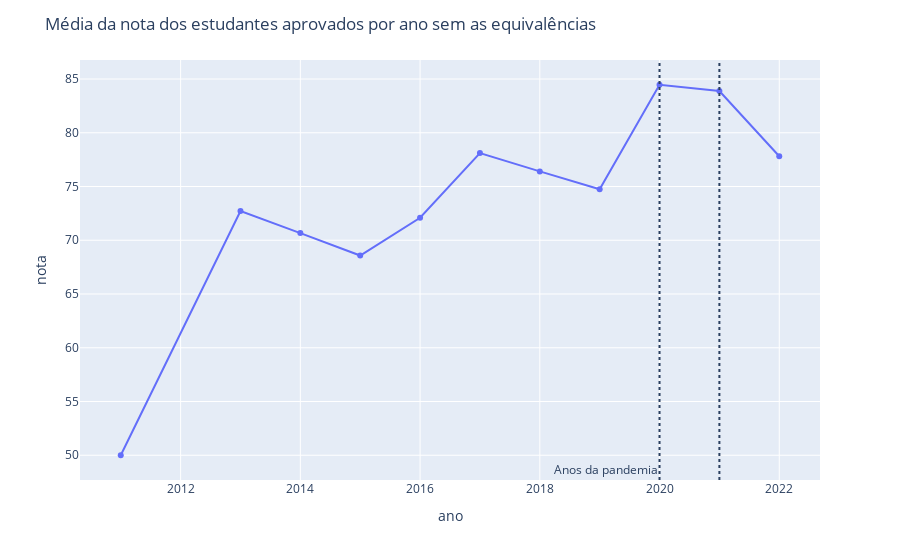

The code cell stored with this chart in its notebook:
### Code cell
# Média da nota dos estudantes aprovados por ano sem as equivalências. 
df_aprovados_gb

fig = px.line(df_aprovados_gb, x = 'ano', y= 'nota', markers = True)
fig.add_vline(x = 2020, line_width=2, line_dash='dot', annotation_text = 'Anos da pandemia', annotation_position='bottom left')
fig.add_vline(x = 2021, line_width=2, line_dash='dot')
fig.update_layout(title= 'Média da nota dos estudantes aprovados por ano sem as equivalências')
fig.show()

### Figure 1 — Plotly figure (JSON) as saved in the notebook; plotly's stock layout.template omitted (floating-point values rounded to 4 significant figures)
{"data": [{"hovertemplate": "ano=%{x}<br>nota=%{y}<extra></extra>", "legendgroup": "", "line": {"color": "#636efa", "dash": "solid"}, "marker": {"symbol": "circle"}, "mode": "lines+markers", "name": "", "orientation": "v", "showlegend": false, "type": "scatter", "x": [2011, 2013, 2014, 2015, 2016, 2017, 2018, 2019, 2020, 2021, 2022], "xaxis": "x", "y": [50, 72.71, 70.67, 68.58, 72.09, 78.11, 76.41, 74.74, 84.47, 83.88, 77.82], "yaxis": "y"}], "layout": {"annotations": [{"showarrow": false, "text": "Anos da pandemia", "x": 2020, "xanchor": "right", "xref": "x", "y": 0, "yanchor": "bottom", "yref": "y domain"}], "legend": {"tracegroupgap": 0}, "margin": {"t": 60}, "shapes": [{"line": {"dash": "dot", "width": 2}, "type": "line", "x0": 2020, "x1": 2020, "xref": "x", "y0": 0, "y1": 1, "yref": "y domain"}, {"line": {"dash": "dot", "width": 2}, "type": "line", "x0": 2021, "x1": 2021, "xref": "x", "y0": 0, "y1": 1, "yref": "y domain"}], "title": {"text": "Média da nota dos estudantes aprovados por ano sem as equivalências"}, "xaxis": {"anchor": "y", "domain": [0, 1], "title": {"text": "ano"}}, "yaxis": {"anchor": "x", "domain": [0, 1], "title": {"text": "nota"}}}}
